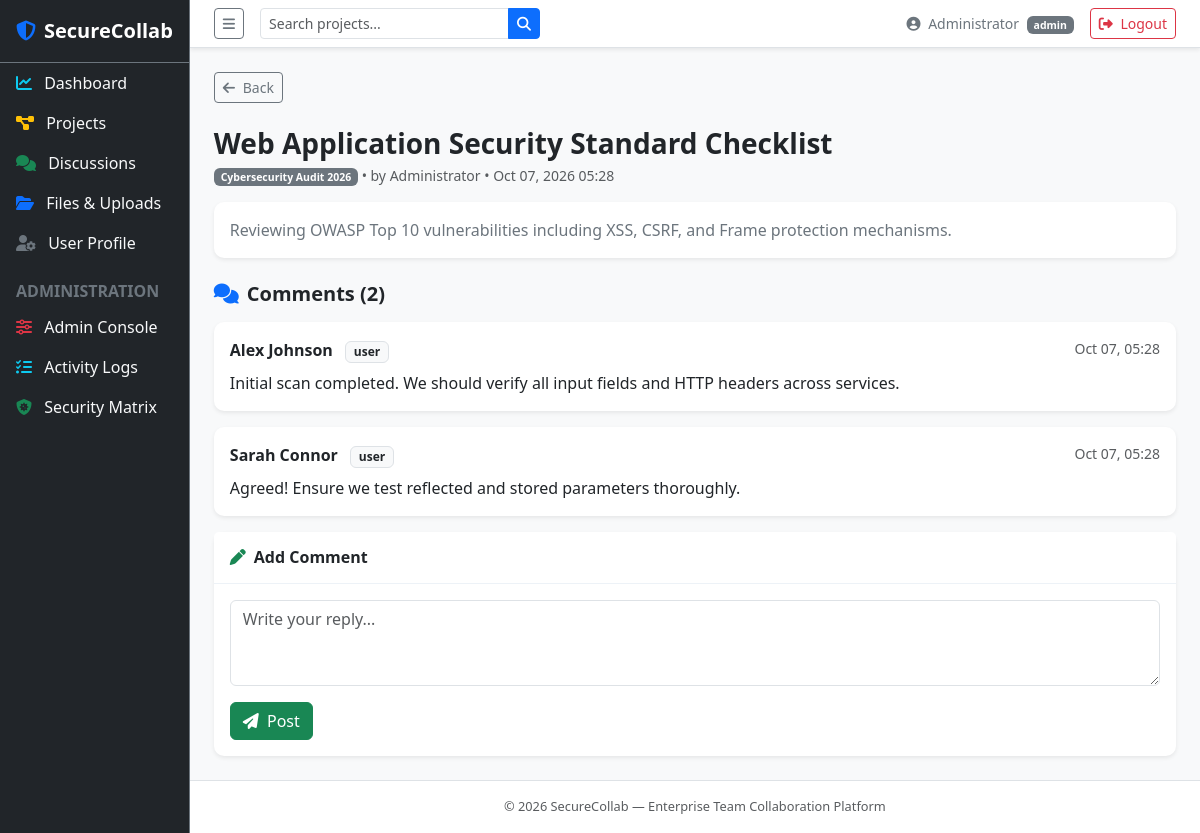
/discussions/view.php?id=2 (signed in), run on the app's committed database.
### tables this page shows
CREATE TABLE `discussions` (
  `id` INT AUTO_INCREMENT PRIMARY KEY,
  `project_id` INT NOT NULL,
  `user_id` INT NOT NULL,
  `title` VARCHAR(200) NOT NULL,
  `content` TEXT NOT NULL,
  `created_at` DATETIME DEFAULT CURRENT_TIMESTAMP,
  FOREIGN KEY (`project_id`) REFERENCES `projects`(`id`) ON DELETE CASCADE,
  FOREIGN KEY (`user_id`) REFERENCES `users`(`id`) ON DELETE CASCADE
);

CREATE TABLE `users` (
  `id` INT AUTO_INCREMENT PRIMARY KEY,
  `name` VARCHAR(100) NOT NULL,
  `email` VARCHAR(150) NOT NULL UNIQUE,
  `password` VARCHAR(255) NOT NULL,
  `role` ENUM('admin', 'user') NOT NULL DEFAULT 'user',
  `avatar` VARCHAR(255) DEFAULT 'default.png',
  `created_at` DATETIME DEFAULT CURRENT_TIMESTAMP,
  `updated_at` DATETIME DEFAULT CURRENT_TIMESTAMP ON UPDATE CURRENT_TIMESTAMP
);

CREATE TABLE `projects` (
  `id` INT AUTO_INCREMENT PRIMARY KEY,
  `title` VARCHAR(200) NOT NULL,
  `description` TEXT NOT NULL,
  `category` VARCHAR(50) DEFAULT 'General',
  `status` ENUM('active', 'archived') NOT NULL DEFAULT 'active',
  `created_by` INT NOT NULL,
  `created_at` DATETIME DEFAULT CURRENT_TIMESTAMP,
  `updated_at` DATETIME DEFAULT CURRENT_TIMESTAMP ON UPDATE CURRENT_TIMESTAMP,
  FOREIGN KEY (`created_by`) REFERENCES `users`(`id`) ON DELETE CASCADE
);

CREATE TABLE `comments` (
  `id` INT AUTO_INCREMENT PRIMARY KEY,
  `discussion_id` INT NOT NULL,
  `user_id` INT NOT NULL,
  `comment` TEXT NOT NULL,
  `created_at` DATETIME DEFAULT CURRENT_TIMESTAMP,
  FOREIGN KEY (`discussion_id`) REFERENCES `discussions`(`id`) ON DELETE CASCADE,
  FOREIGN KEY (`user_id`) REFERENCES `users`(`id`) ON DELETE CASCADE
);

### includes/functions.php (called while the page is built, shortened)
<?php
function get_app_url() {
    $scriptName = $_SERVER["SCRIPT_NAME"];
    $base = str_replace("\\", "/", dirname($scriptName));
    if (strpos($base, "/securecollab-vulnerable") !== false) {
        return "/securecollab-vulnerable";
    }
    return "/securecollab-vulnerable";
}
function is_logged_in() {
    return isset($_SESSION["user_id"]);
}
function current_user() {
    return [
        "id" => $_SESSION["user_id"],
        "name" => $_SESSION["user_name"],
        "email" => $_SESSION["user_email"],
        "role" => $_SESSION["user_role"]
    ];
}

### discussions/view.php (the view, shortened to what this page needs)
<?php
require_once __DIR__ . '/../includes/functions.php';
$id = intval($_GET['id'] ?? 0);
$db = get_db();
$stmt = $db->prepare("SELECT d.*, p.title proj, u.name author
    FROM discussions d
    JOIN projects p ON d.project_id = p.id
    JOIN users    u ON d.user_id    = u.id
    WHERE d.id = ?");
$stmt->execute([$id]);
$disc = $stmt->fetch();
$commentsStmt = $db->prepare("SELECT c.*, u.name author, u.role urole
    FROM comments c
    JOIN users u ON c.user_id = u.id
    WHERE c.discussion_id = ?
    ORDER BY c.created_at ASC");
$commentsStmt->execute([$id]);
$comments = $commentsStmt->fetchAll();
require_once __DIR__ . '/../includes/header.php';
?>
<a href="index.php" class="btn btn-outline-secondary btn-sm mb-4">
    <i class="fa-solid fa-arrow-left me-1"></i> Back
</a>
<h3 class="fw-bold mb-1"><?php echo htmlspecialchars($disc['title']); ?></h3>
<p class="text-muted small mb-3">
    <span class="badge bg-secondary"><?php echo htmlspecialchars($disc['proj']); ?></span>
    &bull; by <?php echo htmlspecialchars($disc['author']); ?>
    &bull; <?php echo date('M d, Y H:i', strtotime($disc['created_at'])); ?>
</p>
<div class="card border-0 shadow-sm mb-4">
    <div class="card-body text-secondary"><?php echo nl2br(htmlspecialchars($disc['content'])); ?></div>
</div>
<h5 class="fw-bold mb-3">
    <i class="fa-solid fa-comments text-primary me-2"></i>Comments (<?php echo count($comments); ?>)
</h5>
<?php foreach ($comments as $c): ?>
<div class="card border-0 shadow-sm mb-3 comment-card">
    <div class="card-body p-3">
        <div class="d-flex justify-content-between mb-2">
            <span>
                <strong><?php echo htmlspecialchars($c['author']); ?></strong>
                <span class="badge bg-light text-dark border ms-2"><?php echo htmlspecialchars($c['urole']); ?></span>
            </span>
            <small class="text-muted"><?php echo date('M d, H:i', strtotime($c['created_at'])); ?></small>
        </div>
        <div class="text-dark">
            <?php echo $c['comment']; ?>
        </div>
    </div>
</div>
<?php endforeach; ?>
<div class="card border-0 shadow-sm">
    <div class="card-header py-3">
        <h6 class="fw-bold mb-0"><i class="fa-solid fa-pen me-2 text-success"></i>Add Comment</h6>
    </div>
    <div class="card-body">
        <form method="POST">
            <div class="mb-3">
                <textarea name="comment" class="form-control" rows="3"
                    placeholder="Write your reply..." required></textarea>
            </div>
            <button type="submit" class="btn btn-success">
                <i class="fa-solid fa-paper-plane me-1"></i> Post
            </button>
        </form>
    </div>
</div>
<?php require_once __DIR__ . '/../includes/footer.php'; ?>

### includes/header.php (shortened to what this page needs)
<?php
require_once __DIR__ . "/functions.php";
$user = current_user();
$baseUrl = get_app_url();
?>
<!DOCTYPE html>
<html lang="en">
<head>
    <link href="https://cdn.jsdelivr.net/npm/bootstrap@5.3.2/dist/css/bootstrap.min.css" rel="stylesheet">
    <link href="https://cdnjs.cloudflare.com/ajax/libs/font-awesome/6.4.2/css/all.min.css" rel="stylesheet">
    <link href="<?php echo $baseUrl; ?>/assets/css/style.css" rel="stylesheet">
</head>
<body>
<div class="d-flex" id="wrapper">
    <div class="bg-dark border-end border-secondary" id="sidebar-wrapper">
        <div class="sidebar-heading border-bottom border-secondary text-white fw-bold py-3 px-3 fs-5 d-flex align-items-center">
            <i class="fa-solid fa-shield-halved text-primary me-2"></i>
            <span>SecureCollab</span>
        </div>
        <div class="list-group list-group-flush sidebar-nav">
            <a href="<?php echo $baseUrl; ?>/dashboard/index.php" class="list-group-item list-group-item-action bg-dark text-light border-0 py-2 px-3">
                <i class="fa-solid fa-chart-line me-2 text-info"></i> Dashboard
            </a>
            <a href="<?php echo $baseUrl; ?>/projects/index.php" class="list-group-item list-group-item-action bg-dark text-light border-0 py-2 px-3">
                <i class="fa-solid fa-diagram-project me-2 text-warning"></i> Projects
            </a>
            <a href="<?php echo $baseUrl; ?>/discussions/index.php" class="list-group-item list-group-item-action bg-dark text-light border-0 py-2 px-3">
                <i class="fa-solid fa-comments me-2 text-success"></i> Discussions
            </a>
            <a href="<?php echo $baseUrl; ?>/files/index.php" class="list-group-item list-group-item-action bg-dark text-light border-0 py-2 px-3">
                <i class="fa-solid fa-folder-open me-2 text-primary"></i> Files & Uploads
            </a>
            <a href="<?php echo $baseUrl; ?>/profile/index.php" class="list-group-item list-group-item-action bg-dark text-light border-0 py-2 px-3">
                <i class="fa-solid fa-user-gear me-2 text-secondary"></i> User Profile
            </a>
            <?php if ($user && $user["role"] === "admin"): ?>
            <div class="text-uppercase text-secondary px-3 pt-3 pb-1 fs-7 fw-semibold">Administration</div>
            <a href="<?php echo $baseUrl; ?>/admin/index.php" class="list-group-item list-group-item-action bg-dark text-light border-0 py-2 px-3">
                <i class="fa-solid fa-sliders me-2 text-danger"></i> Admin Console
            </a>
            <a href="<?php echo $baseUrl; ?>/admin/logs.php" class="list-group-item list-group-item-action bg-dark text-light border-0 py-2 px-3">
                <i class="fa-solid fa-list-check me-2 text-info"></i> Activity Logs
            </a>
            <a href="<?php echo $baseUrl; ?>/admin/security.php" class="list-group-item list-group-item-action bg-dark text-light border-0 py-2 px-3">
                <i class="fa-solid fa-shield-virus me-2 text-success"></i> Security Matrix
            </a>
            <?php endif; ?>
        </div>
    </div>
    <div id="page-content-wrapper" class="w-100 bg-light d-flex flex-column min-vh-100">
        <nav class="navbar navbar-expand-lg navbar-light bg-white border-bottom shadow-sm px-4 py-2">
            <div class="container-fluid p-0">
                <button class="btn btn-outline-secondary btn-sm me-3" id="sidebarToggle">
                    <i class="fa-solid fa-bars"></i>
                </button>
                <form class="d-flex me-auto" action="<?php echo $baseUrl; ?>/projects/search.php" method="GET">
                    <div class="input-group input-group-sm" style="width: 280px;">
                        <input type="text" name="q" class="form-control" placeholder="Search projects..." required>
                        <button class="btn btn-primary" type="submit"><i class="fa-solid fa-magnifying-glass"></i></button>
                    </div>
                </form>
                <div class="d-flex align-items-center">
                    <?php if ($user): ?>
                    <span class="me-3 text-secondary small">
                        <i class="fa-solid fa-circle-user me-1"></i> <?php echo htmlspecialchars($user["name"]); ?>
                        <span class="badge bg-secondary ms-1"><?php echo htmlspecialchars($user["role"]); ?></span>
                    </span>
                    <a href="<?php echo $baseUrl; ?>/auth/logout.php" class="btn btn-outline-danger btn-sm">
                        <i class="fa-solid fa-right-from-bracket me-1"></i> Logout
                    </a>
                    <?php else: ?>
                    <a href="<?php echo $baseUrl; ?>/auth/login.php" class="btn btn-primary btn-sm me-2">Sign In</a>
                    <a href="<?php echo $baseUrl; ?>/auth/register.php" class="btn btn-outline-primary btn-sm">Register</a>
                    <?php endif; ?>
                </div>
            </div>
        </nav>
        <div class="container-fluid px-4 py-4 flex-grow-1">

### assets/css/style.css (style rules this page uses)
:root { --sidebar-width: 240px; --sidebar-bg: #1a202c; --primary: #3b82f6; --topbar-height: 56px; }
.card { border-radius: 10px; }
.card-header { background: #fff; border-bottom: 1px solid #edf2f7; }
.comment-card { border-left: 3px solid var(--primary); }

### data on the page
discussions: user.name "Administrator", title "Web Application Security Standard Checklist", project.title "Cybersecurity Audit 2026", created_at "Oct 07, 2026 05:28", content "Reviewing OWASP Top 10 vulnerabilities including XSS, CSRF, and Frame protection mechanisms."
comments: user.name "Alex Johnson", user.role "user", created_at "Oct 07, 05:28", comment "Initial scan completed. We should verify all input fields and HTTP headers across services."
comments: user.name "Sarah Connor", user.role "user", created_at "Oct 07, 05:28", comment "Agreed! Ensure we test reflected and stored parameters thoroughly."

### other printed values
$user["role"] "admin"
count($comments) "2"
